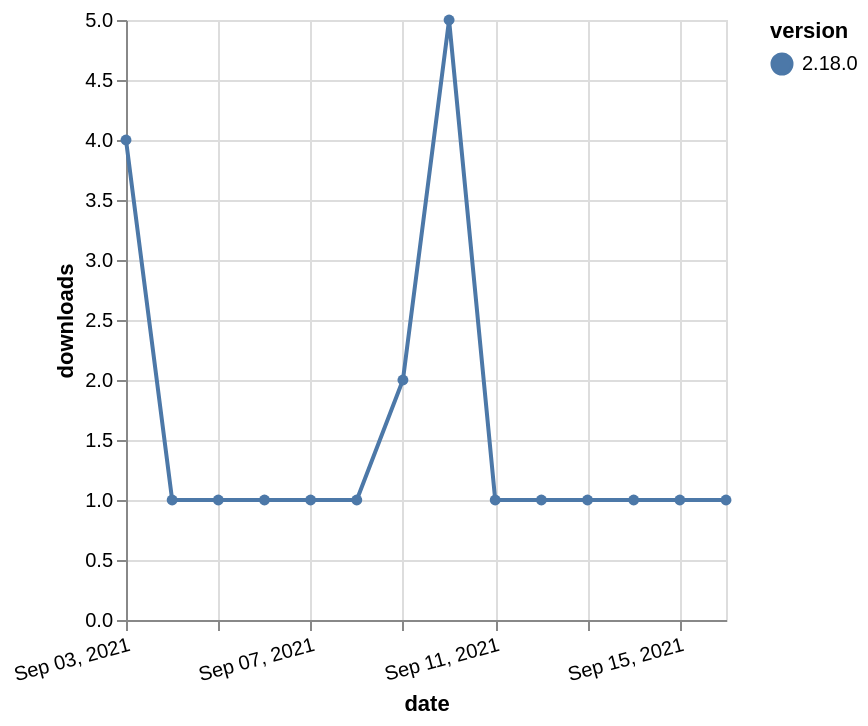

Write a Vega-Lite specification for this figure.
### Vega-Lite specification from a JSON file in a GitHub repository (floating-point values rounded to 4 significant figures)
{"$schema": "https://vega.github.io/schema/vega-lite/v5.json", "description": "A simple bar chart with embedded data.", "data": {"values": [{"date": "2021-09-03", "total": 506, "delta": 4, "version": "2.18.0"}, {"date": "2021-09-04", "total": 507, "delta": 1, "version": "2.18.0"}, {"date": "2021-09-05", "total": 508, "delta": 1, "version": "2.18.0"}, {"date": "2021-09-06", "total": 509, "delta": 1, "version": "2.18.0"}, {"date": "2021-09-07", "total": 510, "delta": 1, "version": "2.18.0"}, {"date": "2021-09-08", "total": 511, "delta": 1, "version": "2.18.0"}, {"date": "2021-09-09", "total": 513, "delta": 2, "version": "2.18.0"}, {"date": "2021-09-10", "total": 518, "delta": 5, "version": "2.18.0"}, {"date": "2021-09-11", "total": 519, "delta": 1, "version": "2.18.0"}, {"date": "2021-09-12", "total": 520, "delta": 1, "version": "2.18.0"}, {"date": "2021-09-13", "total": 521, "delta": 1, "version": "2.18.0"}, {"date": "2021-09-14", "total": 522, "delta": 1, "version": "2.18.0"}, {"date": "2021-09-15", "total": 523, "delta": 1, "version": "2.18.0"}, {"date": "2021-09-16", "total": 524, "delta": 1, "version": "2.18.0"}]}, "width": "container", "mark": {"type": "line", "point": {"filled": true}}, "encoding": {"x": {"field": "date", "type": "temporal", "timeUnit": "yearmonthdate", "title": "date", "axis": {"labelAngle": -15}}, "y": {"field": "delta", "type": "quantitative", "title": "downloads"}, "color": {"field": "version", "type": "nominal"}, "tooltip": {"field": "delta"}}}
